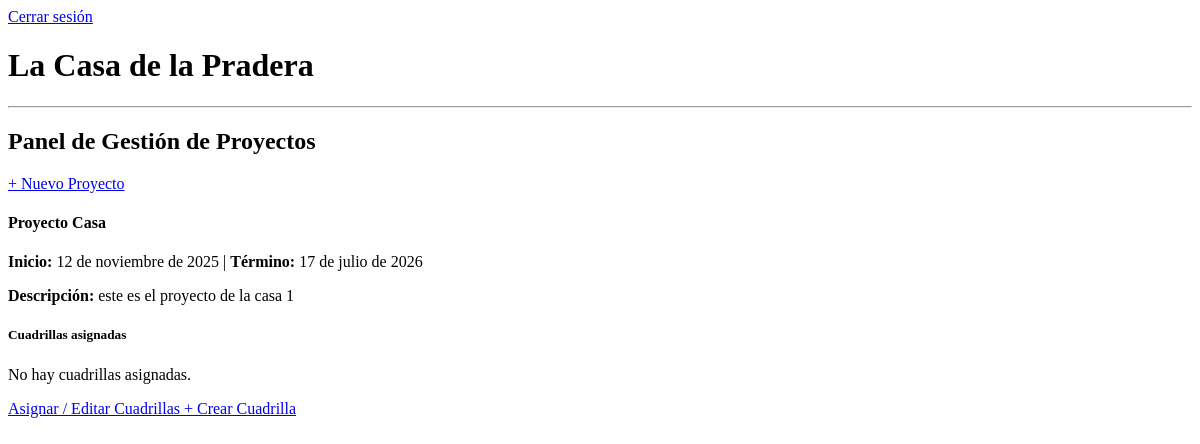
Before: /proyectos/panel/ (signed in) with the older database file.
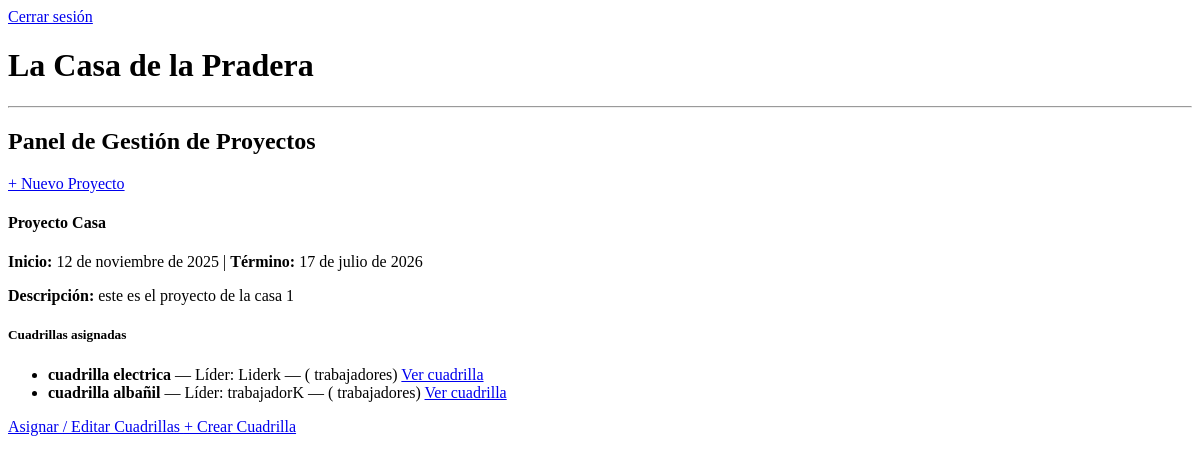
After: the same page with the newer database file.
### proyectos/models.py (models this page shows, shortened)
class Proyecto(models.Model):
    nombre = models.CharField(max_length=100)
    descripcion = models.TextField(blank=True)
    fecha_inicio = models.DateField()
    fecha_termino = models.DateField(null=True, blank=True)
    jefe = models.ForeignKey(User, on_delete=models.CASCADE, related_name='proyectos')
    activo = models.BooleanField(default=True)

### personal/models.py (models this page shows, shortened)
class Cuadrilla(models.Model):
    nombre = models.CharField(max_length=100)
    proyecto = models.ForeignKey(Proyecto, on_delete=models.CASCADE, related_name='cuadrillas')
    lider = models.ForeignKey(User, on_delete=models.SET_NULL, null=True, blank=True, related_name='cuadrillas_lideradas')

### proyectos/views.py (the view)
# urls.py: path('panel/', views.panel_proyectos, name='panel'),
@login_required
@user_passes_test(es_jefe)
def panel_proyectos(request):
    proyectos = Proyecto.objects.filter(jefe=request.user).prefetch_related('cuadrillas')
    data = []
    for p in proyectos:
        cuadrillas = Cuadrilla.objects.filter(proyecto=p)
        data.append({
            'proyecto': p,
            'cuadrillas': cuadrillas
        })
    return render(request, 'panel.html', {'data': data})

### proyectos/views.py (called while the page is built)
def es_jefe(user):
    return user.groups.filter(name='JefeProyecto').exists()

### proyectos/templates/panel.html
{% extends 'base.html' %}
{% block content %}
<h2>Panel de Gestión de Proyectos</h2>
<a href="{% url 'proyectos:nuevo' %}" class="btn btn-primary">+ Nuevo Proyecto</a>
{% if data %}
{% for item in data %}
<div class="card mt-4">
    <div class="card-body">
        <h4>{{ item.proyecto.nombre }}</h4>
        <p><strong>Inicio:</strong> {{ item.proyecto.fecha_inicio }} |
           <strong>Término:</strong> {{ item.proyecto.fecha_termino|default:"—" }}</p>
        <p><strong>Descripción:</strong> {{ item.proyecto.descripcion|default:"Sin descripción" }}</p>
        <h5 class="mt-3">Cuadrillas asignadas</h5>
        {% if item.cuadrillas %}
            <ul>
                {% for c in item.cuadrillas %}
                    <li>
                        <strong>{{ c.nombre }}</strong>
                        — Líder: {{ c.lider.username|default:"(Sin líder)" }}
                        — ({{ c.trabajadores.count }} trabajadores)
                        <a href="{% url 'personal:detalle_cuadrilla' c.id %}" class="btn btn-sm btn-outline-primary ms-2">
                            Ver cuadrilla
                        </a>
                    </li>
                {% endfor %}
            </ul>
        {% else %}
            <p>No hay cuadrillas asignadas.</p>
        {% endif %}
        <a href="{% url 'proyectos:asignar_cuadrillas' item.proyecto.id %}"
           class="btn btn-sm btn-outline-primary mt-2">
            Asignar / Editar Cuadrillas
        </a>
        <a href="{% url 'personal:crear_cuadrilla' %}" class="btn btn-outline-primary">
    + Crear Cuadrilla
</a>
    </div>
</div>
{% endfor %}
{% else %}
<p class="mt-3">No tienes proyectos registrados aún.</p>
{% endif %}
{% endblock %}

Changed rows visible on the page:
shown differently, row unchanged: Proyecto "Proyecto Casa": no longer shows "No hay cuadrillas asignadas."
added Cuadrilla: nombre "cuadrilla electrica", lider.username "Liderk"
added Cuadrilla: nombre "cuadrilla albañil", lider.username "trabajadorK"
